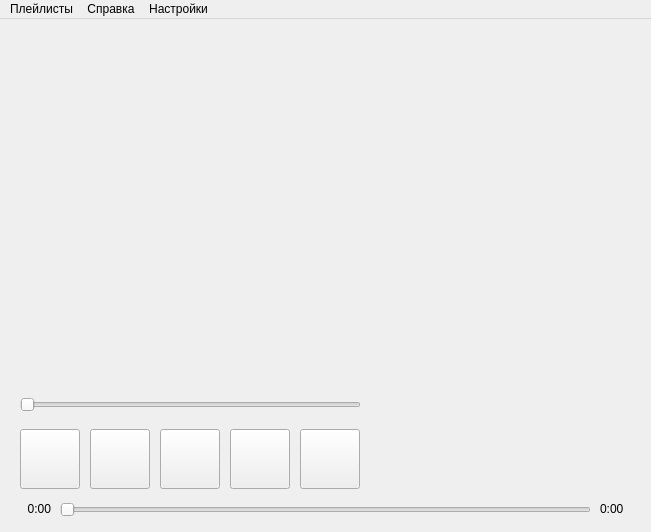
<?xml version="1.0" encoding="UTF-8"?>
<ui version="4.0">
 <class>MainWindow</class>
 <widget class="QMainWindow" name="MainWindow">
  <property name="geometry">
   <rect>
    <x>0</x>
    <y>0</y>
    <width>651</width>
    <height>532</height>
   </rect>
  </property>
  <property name="windowTitle">
   <string>DJust Audio Player</string>
  </property>
  <property name="animated">
   <bool>true</bool>
  </property>
  <property name="tabShape">
   <enum>QTabWidget::Rounded</enum>
  </property>
  <widget class="QWidget" name="centralwidget">
   <widget class="QLabel" name="audioPic">
    <property name="geometry">
     <rect>
      <x>20</x>
      <y>20</y>
      <width>341</width>
      <height>341</height>
     </rect>
    </property>
    <property name="text">
     <string/>
    </property>
   </widget>
   <widget class="QPushButton" name="playBtn">
    <property name="geometry">
     <rect>
      <x>160</x>
      <y>410</y>
      <width>60</width>
      <height>60</height>
     </rect>
    </property>
    <property name="styleSheet">
     <string notr="true">background-image: url(icons/play.png) </string>
    </property>
    <property name="text">
     <string/>
    </property>
   </widget>
   <widget class="QPushButton" name="nextBtn">
    <property name="geometry">
     <rect>
      <x>230</x>
      <y>410</y>
      <width>60</width>
      <height>60</height>
     </rect>
    </property>
    <property name="styleSheet">
     <string notr="true">background-image: url(icons/next.png) </string>
    </property>
    <property name="text">
     <string/>
    </property>
   </widget>
   <widget class="QPushButton" name="prevBtn">
    <property name="geometry">
     <rect>
      <x>90</x>
      <y>410</y>
      <width>60</width>
      <height>60</height>
     </rect>
    </property>
    <property name="styleSheet">
     <string notr="true">background-image: url(icons/prev.png) </string>
    </property>
    <property name="text">
     <string/>
    </property>
   </widget>
   <widget class="QPushButton" name="loopBtn">
    <property name="geometry">
     <rect>
      <x>20</x>
      <y>410</y>
      <width>60</width>
      <height>60</height>
     </rect>
    </property>
    <property name="styleSheet">
     <string notr="true">background-image: url(icons/loop.png) </string>
    </property>
    <property name="text">
     <string/>
    </property>
   </widget>
   <widget class="QPushButton" name="volumeBtn">
    <property name="geometry">
     <rect>
      <x>300</x>
      <y>410</y>
      <width>60</width>
      <height>60</height>
     </rect>
    </property>
    <property name="styleSheet">
     <string notr="true">background-image: url(icons/volume.png) </string>
    </property>
    <property name="text">
     <string/>
    </property>
   </widget>
   <widget class="QSlider" name="volumeSlider">
    <property name="geometry">
     <rect>
      <x>20</x>
      <y>370</y>
      <width>341</width>
      <height>32</height>
     </rect>
    </property>
    <property name="styleSheet">
     <string notr="true"/>
    </property>
    <property name="maximum">
     <number>100</number>
    </property>
    <property name="orientation">
     <enum>Qt::Horizontal</enum>
    </property>
   </widget>
   <widget class="QSlider" name="timeline">
    <property name="geometry">
     <rect>
      <x>60</x>
      <y>480</y>
      <width>531</width>
      <height>22</height>
     </rect>
    </property>
    <property name="pageStep">
     <number>0</number>
    </property>
    <property name="orientation">
     <enum>Qt::Horizontal</enum>
    </property>
   </widget>
   <widget class="QLabel" name="currentTimeLabel">
    <property name="geometry">
     <rect>
      <x>10</x>
      <y>480</y>
      <width>41</width>
      <height>20</height>
     </rect>
    </property>
    <property name="text">
     <string>0:00</string>
    </property>
    <property name="alignment">
     <set>Qt::AlignRight|Qt::AlignTrailing|Qt::AlignVCenter</set>
    </property>
   </widget>
   <widget class="QLabel" name="endTimeLabel">
    <property name="geometry">
     <rect>
      <x>600</x>
      <y>480</y>
      <width>41</width>
      <height>20</height>
     </rect>
    </property>
    <property name="text">
     <string>0:00</string>
    </property>
    <property name="alignment">
     <set>Qt::AlignLeading|Qt::AlignLeft|Qt::AlignVCenter</set>
    </property>
   </widget>
   <zorder>audioPic</zorder>
   <zorder>playBtn</zorder>
   <zorder>nextBtn</zorder>
   <zorder>prevBtn</zorder>
   <zorder>loopBtn</zorder>
   <zorder>volumeBtn</zorder>
   <zorder>timeline</zorder>
   <zorder>currentTimeLabel</zorder>
   <zorder>endTimeLabel</zorder>
   <zorder>volumeSlider</zorder>
  </widget>
  <widget class="QMenuBar" name="menubar">
   <property name="geometry">
    <rect>
     <x>0</x>
     <y>0</y>
     <width>651</width>
     <height>21</height>
    </rect>
   </property>
   <widget class="QMenu" name="aboutMenuBar">
    <property name="title">
     <string>Справка</string>
    </property>
    <addaction name="helpOption"/>
    <addaction name="separator"/>
    <addaction name="aboutOption"/>
   </widget>
   <widget class="QMenu" name="playlistMenuBar">
    <property name="title">
     <string>Плейлисты</string>
    </property>
    <addaction name="saveOption"/>
    <addaction name="saveAsOption"/>
    <addaction name="deleteOption"/>
    <addaction name="separator"/>
    <addaction name="repeatModeOption"/>
    <addaction name="oneModeOption"/>
    <addaction name="randomModeOption"/>
   </widget>
   <widget class="QMenu" name="settings">
    <property name="title">
     <string>Настройки</string>
    </property>
    <widget class="QMenu" name="theme">
     <property name="title">
      <string>Тема</string>
     </property>
     <addaction name="lightThemeAction"/>
     <addaction name="darkThemeAction"/>
    </widget>
    <addaction name="theme"/>
   </widget>
   <addaction name="playlistMenuBar"/>
   <addaction name="aboutMenuBar"/>
   <addaction name="settings"/>
  </widget>
  <action name="aboutOption">
   <property name="text">
    <string>О программе</string>
   </property>
  </action>
  <action name="createOption">
   <property name="text">
    <string>Создать</string>
   </property>
  </action>
  <action name="saveOption">
   <property name="text">
    <string>Сохранить плейлист</string>
   </property>
  </action>
  <action name="saveAsOption">
   <property name="text">
    <string>Сохранить плейлист как...</string>
   </property>
  </action>
  <action name="redactOption">
   <property name="text">
    <string>Редактировать</string>
   </property>
  </action>
  <action name="deleteOption">
   <property name="text">
    <string>Удалить плейлист</string>
   </property>
  </action>
  <action name="helpOption">
   <property name="text">
    <string>Посмотреть справку</string>
   </property>
  </action>
  <action name="repeatModeOption">
   <property name="text">
    <string>Режим &quot;Повтор&quot;</string>
   </property>
  </action>
  <action name="oneModeOption">
   <property name="text">
    <string>Режим &quot;Один раз&quot;</string>
   </property>
  </action>
  <action name="randomModeOption">
   <property name="text">
    <string>Режим &quot;Случайный&quot;</string>
   </property>
  </action>
  <action name="lightThemeAction">
   <property name="text">
    <string>Светлая</string>
   </property>
  </action>
  <action name="darkThemeAction">
   <property name="text">
    <string>Тёмная</string>
   </property>
  </action>
 </widget>
 <resources/>
 <connections/>
</ui>
